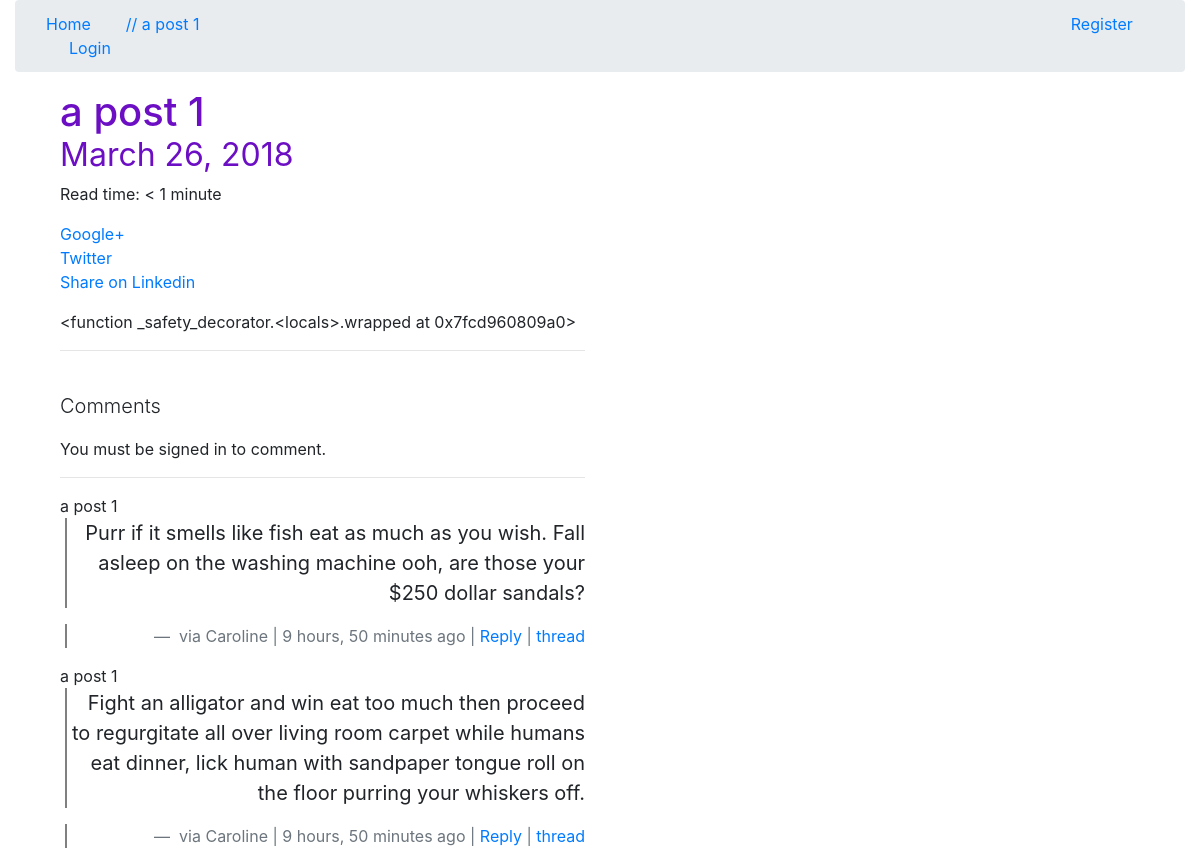
Page /a-post-1/ on the committed database.
### posts/models.py (models this page shows, shortened)
class Post(models.Model):
	user = models.ForeignKey(settings.AUTH_USER_MODEL, default=1)
	title = models.CharField(max_length=120)
	slug = models.SlugField(unique=True)
	image = models.ImageField(upload_to=upload_location,
		null=True,
		blank=True,
		height_field="height_field",
		width_field="width_field")
	height_field = models.IntegerField(default=0)
	width_field = models.IntegerField(default=0)
	content = models.TextField()
	draft = models.BooleanField(default=False)
	publish = models.DateField(auto_now=False, auto_now_add=False)
	read_time = models.IntegerField(default=0)
	updated = models.DateTimeField(auto_now=True, auto_now_add=False)
	timestamp = models.DateTimeField(auto_now=False, auto_now_add=True)
	objects = PostManager() #filters out drafts, links in new class
	def __str__(self):
		return self.title
	def get_absolute_url(self):
		return reverse("posts:detail", kwargs={"slug": self.slug})
	class Meta:
		ordering = ["-id", "-timestamp", "-updated"]
	def get_markdown(self):
		content = self.content
		markdown_text = markdown(content)
		return mark_safe(markdown_text)
	@property
	def comments(self):
		instance = self
		qs = Comment.objects.filter_by_instance(self)
		return qs
	@property
	def get_content_type(self):
		instance = self
		content_type = ContentType.objects.get_for_model(instance.__class__)
		return content_type

### comments/models.py (models this page shows, shortened)
class Comment(models.Model):
	user		= models.ForeignKey(settings.AUTH_USER_MODEL, default=1)
	content_type = models.ForeignKey(ContentType, on_delete=models.CASCADE)
	object_id = models.PositiveIntegerField()
	content_object = GenericForeignKey('content_type', 'object_id')
	parent		= models.ForeignKey("self", null=True, blank=True)
	content		= models.TextField()
	timestamp 	= models.DateTimeField(auto_now_add=True)
	objects = CommentManager()
	class Meta:
		ordering = ["-timestamp"]
	def __str__(self):
		return str(self.user.username)
	def get_absolute_url(self):
		return reverse("comments:thread", kwargs={"id": self.id})
	def children(self):
		return Comment.objects.filter(parent=self)

### posts/views.py (the view, shortened to what this page needs)
# urls.py: url(r'^(?P<slug>[\w-]+)/$', post_detail, name="detail"),
def post_detail(request, slug):
	instance = get_object_or_404(Post, slug=slug)
	if instance.draft or instance.publish > timezone.now().date():
		if not request.user.is_staff or not request.user.is_superuser:
			raise Http404
	share_string = quote_plus(instance.content)
	initial_data = {
		"content_type": instance.get_content_type,
		"object_id": instance.id,
	}
	form = CommentForm(request.POST or None, initial=initial_data)
	comments = instance.comments
	context = {
        "title": instance.title,
		"instance": instance,
		"share_string": share_string,
		"comments": comments,
		"comment_form": form,
    }
	return render(request, "post_detail.html", context)

### comments/models.py (called while the page is built)
	def filter_by_instance(self, instance):
		content_type = ContentType.objects.get_for_model(instance.__class__)
		obj_id = instance.id
		qs = super(CommentManager, self).filter(content_type=content_type, object_id= obj_id).filter(parent=None)
		return qs

### posts/templatetags/urlify.py (called while the page is built)
@register.filter
def urlify(value):
	return quote_plus(value)

### templates/post_detail.html (shortened to what this page needs)
{% extends "base.html" %}
{% load urlify %}
{% load crispy_forms_tags %}
{% block post_detail_link %}
<li><a href="{{ instance.get_absolute_url }}">// {{ instance.title }}</a></li>
{% endblock %}
{% block content %}
<div class="col-sm-6 col-sm-offset-3">
	<h1>
		{{ title }} <br>
		<small>{% if instance.draft %} <span style="color: red;">Draft</span> {% endif %}
			{{ instance.publish }}</small>
	</h1>
	<p>Read time: {% if instance.read_time 	<= 1 %} < 1 minute {% else %} {{ instance.read_time }} minutes {% endif %}</p>
<p>
	<a href='https://plus.google.com/share?url={{ request.build_absolute_uri }}'>Google+</a>
	<br>
	<a href="https://twitter.com/home?status={{ instance.content | truncatechars:20 | urlify }}%20{{ request.build_absolute_uri }}">
		Twitter
	</a><br>
	<a href="https://www.linkedin.com/shareArticle?mini=true&url={{ request.build_absolute_uri }}&title={{ instance.title }}&summary={{ share_string }}&source={{ request.build_absolute_uri }}">
		Share on Linkedin
	</a>
</p>
<div class="row">
	<div class="col-sm-12">
		<div class="post-detail-item">{{ instance.get_markdown }}
			</div>
<hr/>
	<br>
	<div>
		<p class="lead">Comments</p>
		{% if request.user.is_authenticated %}
		<form method="POST" action="."> {% csrf_token %}
			{{ comment_form | crispy }}
			<input type="submit" value="Post Comment" class="btn btn-default">
		</form>
		{% else %}
		<p>You must be signed in to comment.</p>
		{% endif %}
		<hr>
		{% for comment in comments %}
			{{ comment.content_object }}
			<blockquote class="blockquote text-right">
				<p>{{ comment.content }}</p>
				<footer class="blockquote-footer"> via {{ comment.user }} | {{ comment.timestamp | timesince }} ago |  <a class="comment-reply-btn" href="#" >Reply</a> | <a href="{{ comment.get_absolute_url }}" class="">thread</a></footer>
			</blockquote>
		{% endfor %}
	</div>
	</div>
</div>
</div>
{% endblock content %}

### static/css/base.css (style rules this page uses)
h1 { color: #c40e0e }
blockquote p { margin-left: 5px !important; border-left: 2px solid grey !important; }
blockquote footer { margin-left: 5px !important; border-left: 2px solid grey !important; }

### rows in the picture
Post: title "a post 1", publish "March 26, 2018", get_markdown "<function _safety_decorator.<locals>.wrapped at 0x7fcd960809a0>"
Comment: content_object "a post 1", content "Purr if it smells like fish eat as much as you wish. Fall asleep on the washing machine ooh, are those your $250 dollar sandals?", user "Caroline", timestamp "9 hours, 50 minutes"
Comment: content_object "a post 1", content "Fight an alligator and win eat too much then proceed to regurgitate all over living room carpet while humans eat dinner, lick human with sandpaper tongue roll on the floor purring your whiskers off.", user "Caroline", timestamp "9 hours, 50 minutes"
